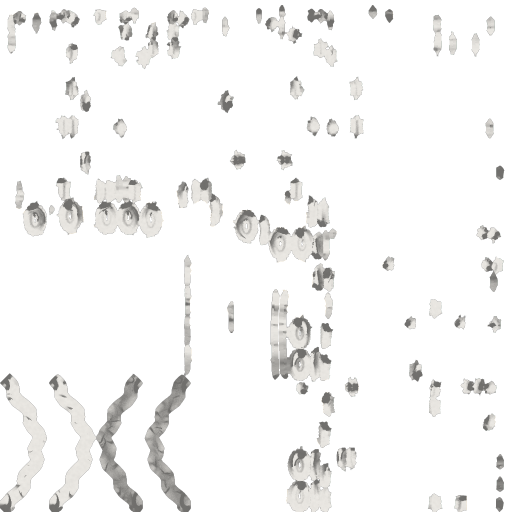
#> input picture assets/meshes/bell_banner/color.png, 1024 x 1024 px (shown at 1/2 size)
$ python finishes.py
#> lines starting #> are read from the running program, lines starting #| are printed output that depends on the picture
#!/usr/bin/env python3
"""Finish map variants for every furniture mesh (system Python + Pillow/numpy).

python3 tools/meshes/finishes.py
For each assets/meshes/<id>/, reads color.png alpha (the tint mask) and the
baked roughness/metalness, and writes 256 px variants that only change the
tinted surfaces: rough_satin (Wood), rough_metal + metal_metal (Metal),
rough_gloss (Glass) and rough_matte (Slate). Must match MeshFit.Finishes.
"""
import os

import numpy as np
from PIL import Image

ROOT = os.path.abspath(os.path.join(os.path.dirname(__file__), "..", ".."))
ASSETS = os.path.join(ROOT, "assets", "meshes")
SIZE = 256
ROUGH = {"satin": 0.42, "metal": 0.18, "gloss": 0.03, "matte": 0.98}


def load(path, mode="L"):
    return np.asarray(Image.open(path).convert(mode).resize((SIZE, SIZE), Image.BILINEAR), np.float32) / 255.0


def main():
    n = 0
    for item_id in sorted(os.listdir(ASSETS)):
        d = os.path.join(ASSETS, item_id)
        if not os.path.isfile(os.path.join(d, "color.png")):
            continue
        mask = np.asarray(Image.open(os.path.join(d, "color.png")).getchannel("A").resize((SIZE, SIZE), Image.BILINEAR), np.float32) / 255.0
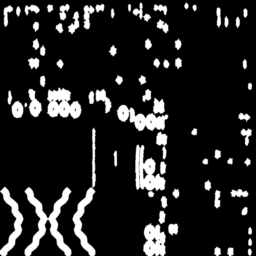
#> mask: shape (256, 256) float32; min 0, max 1, mean 0.138
        rough = load(os.path.join(d, "roughness.png"))
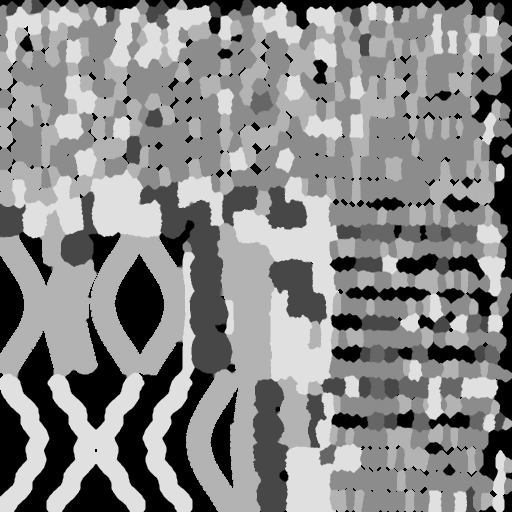
#> input picture assets/meshes/bell_banner/roughness.png, 512 x 512 px
#> in load, `return np.asarray(Image.open(path).convert(mode).resize((SIZE, SIZE), ..`:
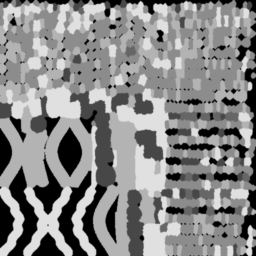
#> returned value: shape (256, 256) float32; min 0, max 0.878, mean 0.535
        mp = os.path.join(d, "metalness.png")
        metal = load(mp) if os.path.exists(mp) else np.zeros_like(rough)
#> call 2 of load, with path = 'assets/meshes/bell_banner/metalness.png', mode = 'L'
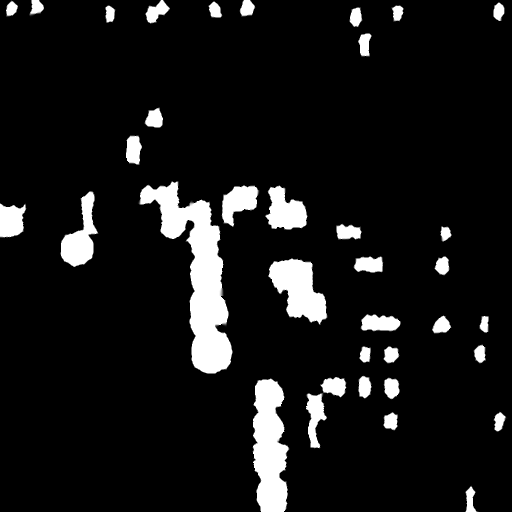
#> input picture assets/meshes/bell_banner/metalness.png, 512 x 512 px
#> in load (call 2), `return np.asarray(Image.open(path).convert(mode).resize((SIZE, SIZE), ..`:
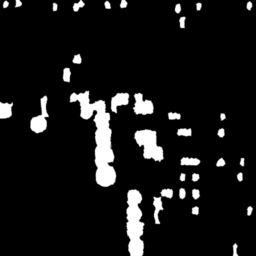
#> returned value: shape (256, 256) float32; min 0, max 1, mean 0.0883
        for key, value in ROUGH.items():
            out = rough * (1 - mask) + value * mask
            Image.fromarray((out * 255).astype(np.uint8)).save(os.path.join(d, "rough_%s.png" % key), optimize=True)
#> this loop made 4 passes
#> pass 1, in main, `out = rough * (1 - mask) + value * mask`:
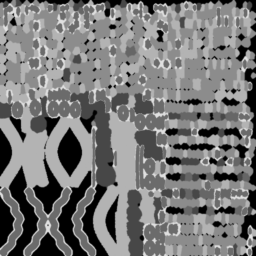
#> out: shape (256, 256) float32; min 0, max 0.878, mean 0.473
        m = metal * (1 - mask) + 1.0 * mask
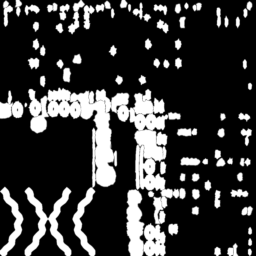
#> m: shape (256, 256) float32; min 0, max 1, mean 0.225
        Image.fromarray((m * 255).astype(np.uint8)).save(os.path.join(d, "metal_metal.png"), optimize=True)
        n += 1
    print("finish maps for", n, "items")


if __name__ == "__main__":
    main()
